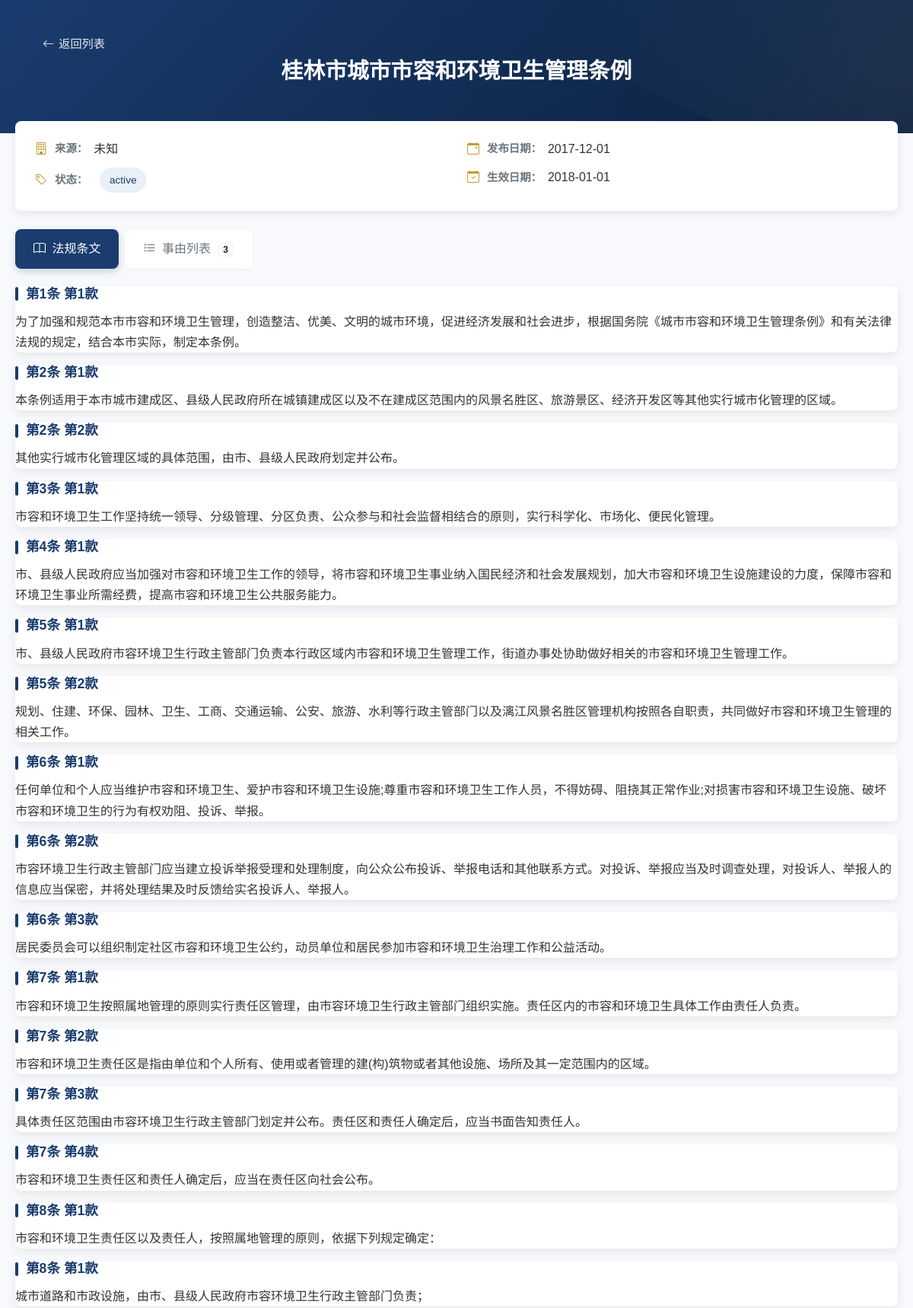
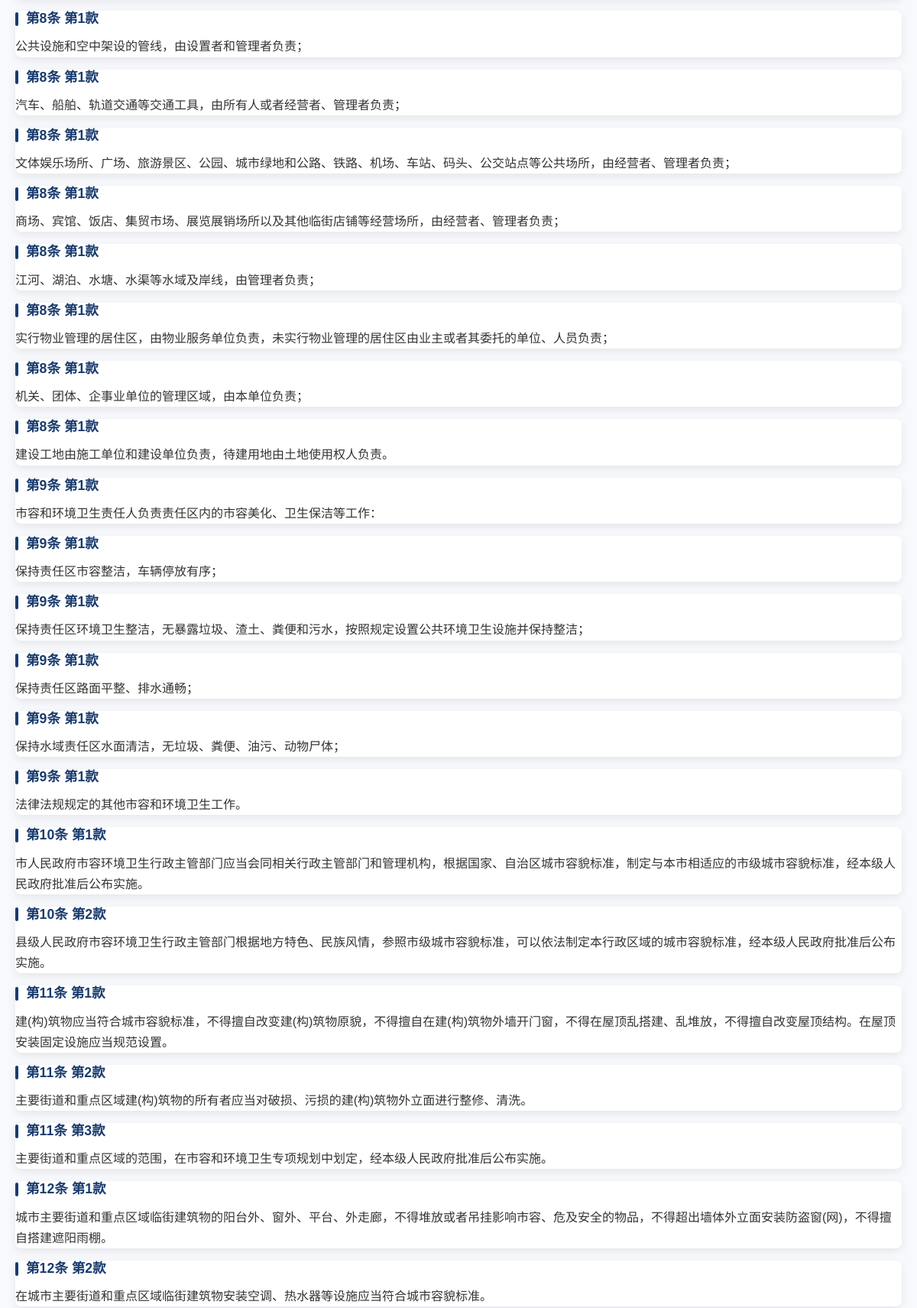
Screenshot of /regulations/1 (upper part) with the database file from the repository (2 pictures, top to bottom).
### models.py (models this page shows)
class LegalRegulation(db.Model):
    id = db.Column(db.Integer, primary_key=True)
    name = db.Column(db.String(200), nullable=False, unique=True)  # 法规名称
    document_number = db.Column(db.String(100))  # 文号
    issued_by = db.Column(db.String(100))  # 通过机构
    approved_by = db.Column(db.String(100))  # 批准机构
    issued_date = db.Column(db.DateTime)  # 批准日期
    effective_date = db.Column(db.DateTime)  # 生效日期
    revision_date = db.Column(db.DateTime)  # 修订日期
    hierarchy_level = db.Column(db.String(50))  # 效力级别
    province = db.Column(db.String(50))  # 省
    city = db.Column(db.String(50))  # 市
    status = db.Column(db.String(20), default='active')  # 状态：active, archived
    structures = relationship('LegalStructure', back_populates='regulation', cascade='all, delete-orphan')
    causes = relationship('LegalCause', back_populates='regulation', cascade='all, delete-orphan')

class LegalStructure(db.Model):
    id = db.Column(db.Integer, primary_key=True)
    regulation_id = db.Column(db.Integer, db.ForeignKey('legal_regulation.id'), nullable=False)
    article = db.Column(db.Integer)  # 条
    paragraph = db.Column(db.Integer)  # 款
    item = db.Column(db.Integer)  # 项
    section = db.Column(db.Integer)  # 目
    content = db.Column(db.Text, nullable=False)
    original_text = db.Column(db.Text)  # 原始文本
    regulation = relationship('LegalRegulation', back_populates='structures')

### app.py (the view)
@app.route('/regulations/<int:regulation_id>')
def regulation_detail(regulation_id):
    regulation = LegalRegulation.query.get_or_404(regulation_id)
    structures = LegalStructure.query.filter_by(regulation_id=regulation_id).all()
    causes = LegalCause.query.filter_by(regulation_id=regulation_id).all()
    return render_template('regulations/detail.html',
                           regulation=regulation,
                           structures=structures,
                           causes=causes)

### templates/regulations/detail.html (shortened to what this page needs)
<!DOCTYPE html>
<html lang="zh">
<head>
    <link href="https://cdn.jsdelivr.net/npm/bootstrap@5.3.0/dist/css/bootstrap.min.css" rel="stylesheet">
    <link rel="stylesheet" href="https://cdn.jsdelivr.net/npm/bootstrap-icons@1.11.0/font/bootstrap-icons.css">
</head>
<body>
    <div class="header-wrapper">
        <div class="app-container">
            <div class="regulation-header">
                <a href="{{ url_for('search_regulations') }}" class="back-button">
                    <i class="bi bi-arrow-left"></i> 返回列表
                </a>
                <h2 class="regulation-title text-center">{{ regulation.name }}</h2>
            </div>
        </div>
    </div>
    <div class="app-container">
        <div class="metadata-card">
            <div class="row metadata-row">
                <div class="col-md-6 metadata-col">
                    <div class="metadata-item">
                        <i class="bi bi-building"></i>
                        <span class="info-label">来源：</span>
                        <span class="info-value">{{ regulation.source or '未知' }}</span>
                    </div>
                    <div class="metadata-item">
                        <i class="bi bi-tag"></i>
                        <span class="info-label">状态：</span>
                        <span class="info-value">
                            <span class="status-badge">{{ regulation.status }}</span>
                        </span>
                    </div>
                </div>
                <div class="col-md-6 metadata-col">
                    <div class="metadata-item">
                        <i class="bi bi-calendar-event"></i>
                        <span class="info-label">发布日期：</span>
                        <span class="info-value">{{ regulation.issued_date.strftime('%Y-%m-%d') if regulation.issued_date else '未知' }}</span>
                    </div>
                    <div class="metadata-item">
                        <i class="bi bi-calendar-check"></i>
                        <span class="info-label">生效日期：</span>
                        <span class="info-value">{{ regulation.effective_date.strftime('%Y-%m-%d') if regulation.effective_date else '未知' }}</span>
                    </div>
                </div>
            </div>
        </div>
        <ul class="nav nav-tabs" id="regulationTabs">
            <li class="nav-item">
                <a class="nav-link active" id="articles-tab" data-bs-toggle="tab" href="#legal-articles">
                    <i class="bi bi-book me-1"></i> 法规条文
                </a>
            </li>
            <li class="nav-item">
                <a class="nav-link" id="causes-tab" data-bs-toggle="tab" href="#legal-causes">
                    <i class="bi bi-list-check me-1"></i> 事由列表
                    <span class="badge bg-light text-dark ms-1">{{ causes|length }}</span>
                </a>
            </li>
        </ul>
        <div class="tab-content">
            <div class="tab-pane fade show active" id="legal-articles">
                {% for structure in structures %}
                <div class="article-card">
                    <div class="card-body">
                        <h5 class="article-title">
                            第{{ structure.article }}条
                            {% if structure.paragraph %}第{{ structure.paragraph }}款{% endif %}
                        </h5>
                        <p class="article-content">{{ structure.content }}</p>
                    </div>
                </div>
                {% endfor %}
            </div>
        </div>
    </div>
</body>
</html>

### templates/regulations/detail.html (style rules this page uses)
:root { --primary-color: #1a3c6e; --secondary-color: #f8f9fc; --accent-color: #c59c34; --dark-color: #2c3e50; --light-accent: #e9f0f7; --text-primary: #333333; --text-secondary: #6c757d; --border-radius: 8px; --card-shadow: 0 4px 12px rgba(0,0,0,0.08); --transition: all 0.3s ease; }
body { font-family: 'Microsoft YaHei', '微软雅黑', Arial, sans-serif; background-color: var(--secondary-color); color: var(--text-primary); line-height: 1.6; }
.app-container { max-width: 1200px; margin: 0 auto; padding: 0 20px; }
.back-button { display: inline-flex; align-items: center; color: rgba(255,255,255,0.9); text-decoration: none; font-weight: 500; font-size: 0.95rem; padding: 6px 12px; border-radius: var(--border-radius); transition: var(--transition); }
.back-button i { margin-right: 6px; }
.header-wrapper { background: linear-gradient(135deg, var(--primary-color) 0%, #0c203e 100%); position: relative; overflow: hidden; }
.header-wrapper::before { content: ''; position: absolute; top: -50%; right: -50%; width: 100%; height: 200%; background: radial-gradient(circle, rgba(255,255,255,0.07) 0%, rgba(255,255,255,0) 70%); transform: rotate(25deg); }
.regulation-header { color: white; padding: 2.5rem 1.5rem; border-radius: 0; position: relative; z-index: 1; }
.regulation-title { font-weight: 700; margin-bottom: 1.5rem; font-size: 1.8rem; }
.metadata-card { background: white; border-radius: var(--border-radius); box-shadow: var(--card-shadow); padding: 1.5rem; margin-top: -1rem; margin-bottom: 1.5rem; position: relative; z-index: 10; }
.metadata-item { display: flex; align-items: center; margin-bottom: 0.75rem; }
.metadata-item:last-child { margin-bottom: 0; }
.metadata-item i { color: var(--accent-color); margin-right: 8px; width: 20px; text-align: center; }
.status-badge { display: inline-block; padding: 0.35rem 0.8rem; font-size: 0.85rem; font-weight: 500; border-radius: 50px; background-color: var(--light-accent); color: var(--primary-color); margin-left: 8px; }
.nav-tabs { border: none; margin-bottom: 1.5rem; }
.nav-tabs .nav-item { margin-right: 0.5rem; }
.nav-tabs .nav-link { color: var(--text-secondary); border: none; padding: 0.8rem 1.5rem; font-weight: 500; border-radius: var(--border-radius); background-color: white; box-shadow: 0 1px 3px rgba(0,0,0,0.05); transition: var(--transition); }
.nav-tabs .nav-link.active { background-color: var(--primary-color); color: white; box-shadow: 0 4px 10px rgba(26, 60, 110, 0.2); }
.tab-content { background: transparent; border-radius: var(--border-radius); }
.article-card { background-color: white; border-radius: var(--border-radius); box-shadow: var(--card-shadow); margin-bottom: 1rem; transition: var(--transition); border: none; }
.article-title { font-weight: 600; color: var(--primary-color); margin-bottom: 0.75rem; font-size: 1.1rem; display: flex; align-items: center; }
.article-title::before { content: ''; display: inline-block; width: 4px; height: 18px; background-color: var(--primary-color); margin-right: 10px; border-radius: 4px; }
.article-content { color: var(--text-primary); line-height: 1.7; }
.info-label { font-weight: 600; color: var(--text-secondary); margin-right: 0.5rem; font-size: 0.9rem; }
.info-value { color: var(--text-primary); }

### rows the page displays
LegalRegulation: name "桂林市城市市容和环境卫生管理条例", status "active", issued_date "2017-12-01", effective_date "2018-01-01"
LegalStructure: article "1", paragraph "1", content "为了加强和规范本市市容和环境卫生管理，创造整洁、优美、文明的城市环境，促进经济发展和社会进步，根据国务院《城市市容和环境卫生管理条例》和有关法律法规的规定，结合本市实际，制定本条例。"
LegalStructure: article "2", paragraph "1", content "本条例适用于本市城市建成区、县级人民政府所在城镇建成区以及不在建成区范围内的风景名胜区、旅游景区、经济开发区等其他实行城市化管理的区域。"
LegalStructure: article "2", paragraph "2", content "其他实行城市化管理区域的具体范围，由市、县级人民政府划定并公布。"
LegalStructure: article "3", paragraph "1", content "市容和环境卫生工作坚持统一领导、分级管理、分区负责、公众参与和社会监督相结合的原则，实行科学化、市场化、便民化管理。"
LegalStructure: article "4", paragraph "1", content "市、县级人民政府应当加强对市容和环境卫生工作的领导，将市容和环境卫生事业纳入国民经济和社会发展规划，加大市容和环境卫生设施建设的力度，保障市容和环境卫生事业所需经费，提高市容和环境卫生公共服务能力。"
LegalStructure: article "5", paragraph "1", content "市、县级人民政府市容环境卫生行政主管部门负责本行政区域内市容和环境卫生管理工作，街道办事处协助做好相关的市容和环境卫生管理工作。"
LegalStructure: article "5", paragraph "2", content "规划、住建、环保、园林、卫生、工商、交通运输、公安、旅游、水利等行政主管部门以及漓江风景名胜区管理机构按照各自职责，共同做好市容和环境卫生管理的相关工作。"
LegalStructure: article "6", paragraph "1", content "任何单位和个人应当维护市容和环境卫生、爱护市容和环境卫生设施;尊重市容和环境卫生工作人员，不得妨碍、阻挠其正常作业;对损害市容和环境卫生设施、破坏市容和环境卫生的行为有权劝阻、投诉、举报。"
LegalStructure: article "6", paragraph "2", content "市容环境卫生行政主管部门应当建立投诉举报受理和处理制度，向公众公布投诉、举报电话和其他联系方式。对投诉、举报应当及时调查处理，对投诉人、举报人的信息应当保密，并将处理结果及时反馈给实名投诉人、举报人。"
LegalStructure: article "6", paragraph "3", content "居民委员会可以组织制定社区市容和环境卫生公约，动员单位和居民参加市容和环境卫生治理工作和公益活动。"
LegalStructure: article "7", paragraph "1", content "市容和环境卫生按照属地管理的原则实行责任区管理，由市容环境卫生行政主管部门组织实施。责任区内的市容和环境卫生具体工作由责任人负责。"
LegalStructure: article "7", paragraph "2", content "市容和环境卫生责任区是指由单位和个人所有、使用或者管理的建(构)筑物或者其他设施、场所及其一定范围内的区域。"
LegalStructure: article "7", paragraph "3", content "具体责任区范围由市容环境卫生行政主管部门划定并公布。责任区和责任人确定后，应当书面告知责任人。"
LegalStructure: article "7", paragraph "4", content "市容和环境卫生责任区和责任人确定后，应当在责任区向社会公布。"
LegalStructure: article "8", paragraph "1", content "市容和环境卫生责任区以及责任人，按照属地管理的原则，依据下列规定确定："
LegalStructure: article "8", paragraph "1", content "城市道路和市政设施，由市、县级人民政府市容环境卫生行政主管部门负责；"
LegalStructure: article "8", paragraph "1", content "公共设施和空中架设的管线，由设置者和管理者负责；"
LegalStructure: article "8", paragraph "1", content "汽车、船舶、轨道交通等交通工具，由所有人或者经营者、管理者负责；"
LegalStructure: article "8", paragraph "1", content "文体娱乐场所、广场、旅游景区、公园、城市绿地和公路、铁路、机场、车站、码头、公交站点等公共场所，由经营者、管理者负责；"
LegalStructure: article "8", paragraph "1", content "商场、宾馆、饭店、集贸市场、展览展销场所以及其他临街店铺等经营场所，由经营者、管理者负责；"
LegalStructure: article "8", paragraph "1", content "江河、湖泊、水塘、水渠等水域及岸线，由管理者负责；"
LegalStructure: article "8", paragraph "1", content "实行物业管理的居住区，由物业服务单位负责，未实行物业管理的居住区由业主或者其委托的单位、人员负责；"
LegalStructure: article "8", paragraph "1", content "机关、团体、企事业单位的管理区域，由本单位负责；"
LegalStructure: article "8", paragraph "1", content "建设工地由施工单位和建设单位负责，待建用地由土地使用权人负责。"
LegalStructure: article "9", paragraph "1", content "市容和环境卫生责任人负责责任区内的市容美化、卫生保洁等工作："
LegalStructure: article "9", paragraph "1", content "保持责任区市容整洁，车辆停放有序；"
LegalStructure: article "9", paragraph "1", content "保持责任区环境卫生整洁，无暴露垃圾、渣土、粪便和污水，按照规定设置公共环境卫生设施并保持整洁；"
LegalStructure: article "9", paragraph "1", content "保持责任区路面平整、排水通畅；"
LegalStructure: article "9", paragraph "1", content "保持水域责任区水面清洁，无垃圾、粪便、油污、动物尸体；"
LegalStructure: article "9", paragraph "1", content "法律法规规定的其他市容和环境卫生工作。"
LegalStructure: article "10", paragraph "1", content "市人民政府市容环境卫生行政主管部门应当会同相关行政主管部门和管理机构，根据国家、自治区城市容貌标准，制定与本市相适应的市级城市容貌标准，经本级人民政府批准后公布实施。"
LegalStructure: article "10", paragraph "2", content "县级人民政府市容环境卫生行政主管部门根据地方特色、民族风情，参照市级城市容貌标准，可以依法制定本行政区域的城市容貌标准，经本级人民政府批准后公布实施。"
LegalStructure: article "11", paragraph "1", content "建(构)筑物应当符合城市容貌标准，不得擅自改变建(构)筑物原貌，不得擅自在建(构)筑物外墙开门窗，不得在屋顶乱搭建、乱堆放，不得擅自改变屋顶结构。在屋顶安装固定设施应当规范设置。"
LegalStructure: article "11", paragraph "2", content "主要街道和重点区域建(构)筑物的所有者应当对破损、污损的建(构)筑物外立面进行整修、清洗。"
LegalStructure: article "11", paragraph "3", content "主要街道和重点区域的范围，在市容和环境卫生专项规划中划定，经本级人民政府批准后公布实施。"
LegalStructure: article "12", paragraph "1", content "城市主要街道和重点区域临街建筑物的阳台外、窗外、平台、外走廊，不得堆放或者吊挂影响市容、危及安全的物品，不得超出墙体外立面安装防盗窗(网)，不得擅自搭建遮阳雨棚。"
LegalStructure: article "12", paragraph "2", content "在城市主要街道和重点区域临街建筑物安装空调、热水器等设施应当符合城市容貌标准。"

### other values shown
{{ regulation.source or '未知' }} "未知"
{{ causes|length }} "3"
